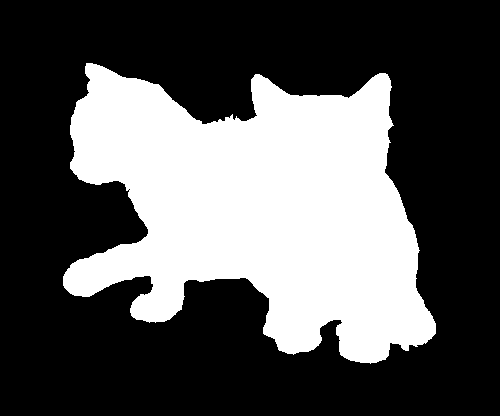
#> input picture data/gt/3.png, 500 x 416 px, found by its file name
$ python erob.py
#> lines starting #> are read from the running program, lines starting #| are printed output that depends on the picture; after the words box and inside, x2 and y2 are one past the last pixel; in counts of white or black regions, pixels touching at a corner belong together
import cv2
import numpy as np

# 读取黑白图像
image = cv2.imread('3.png', cv2.IMREAD_GRAYSCALE)
#> image: shape (416, 500); 33.9% white; 1 white region, box (x1, y1, x2, y2) and area: (63, 63, 436, 364) 70551

# 对图像进行阈值化，分割黑色和白色区域
_, thresholded = cv2.threshold(image, 127, 255, cv2.THRESH_BINARY)

# 对白色区域进行腐蚀操作，去除白色噪点
kernel = np.ones((5,5), np.uint8)
eroded = cv2.erode(thresholded, kernel, iterations=1)
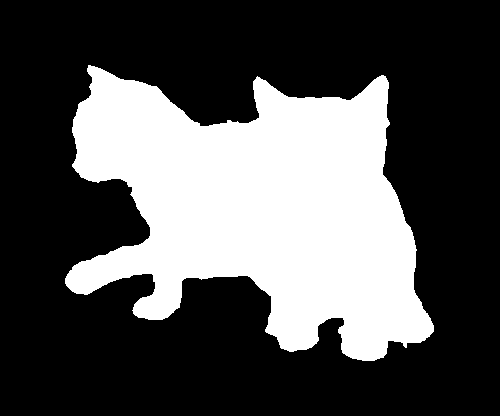
#> eroded: shape (416, 500); 31.9% white; 1 white region, box (x1, y1, x2, y2) and area: (65, 65, 434, 361) 66441

# 对黑色区域进行膨胀操作，填充黑色噪点
dilated = cv2.dilate(eroded, kernel, iterations=1)
#> dilated: shape (416, 500); 33.9% white; 1 white region, box (x1, y1, x2, y2) and area: (63, 63, 436, 363) 70481

# 将腐蚀和膨胀后的图像进行合并
result = cv2.bitwise_and(thresholded, dilated)

# 显示结果图像
cv2.imshow('Result', result)
cv2.waitKey(0)
cv2.destroyAllWindows()

$ run again, with data/gt/15.png copied over data/gt/3.png
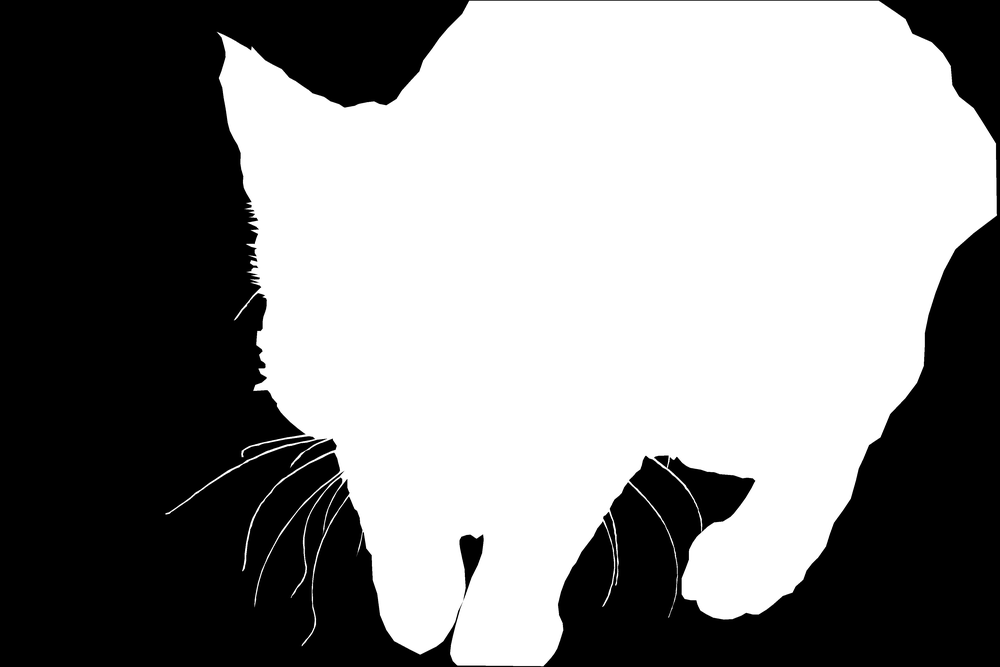
#> input picture data/gt/15.png, 1000 x 667 px, shrunk from 4272 x 2848 before the run, found by its file name
#> image is the input picture: shape (667, 1000); min 0, max 255, mean 138.4
#> thresholded: shape (667, 1000); 54.3% white; 3 black regions, box (x1, y1, x2, y2) and area: (0, 0, 1000, 667) 304150, (459, 535, 484, 598) 785, (654, 456, 669, 468) 99
#> `eroded = cv2.erode(thresholded, kernel, iterations=1)`:
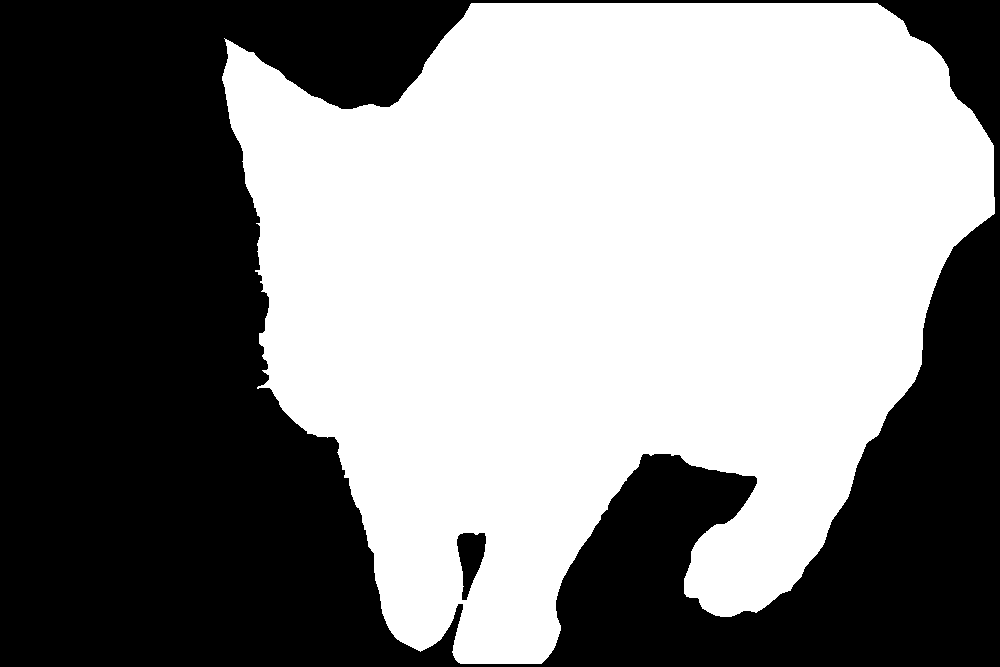
#> eroded: shape (667, 1000); 52.7% white; 2 black regions, box (x1, y1, x2, y2) and area: (0, 0, 1000, 667) 314043, (457, 533, 486, 600) 1174
#> `dilated = cv2.dilate(eroded, kernel, iterations=1)`:
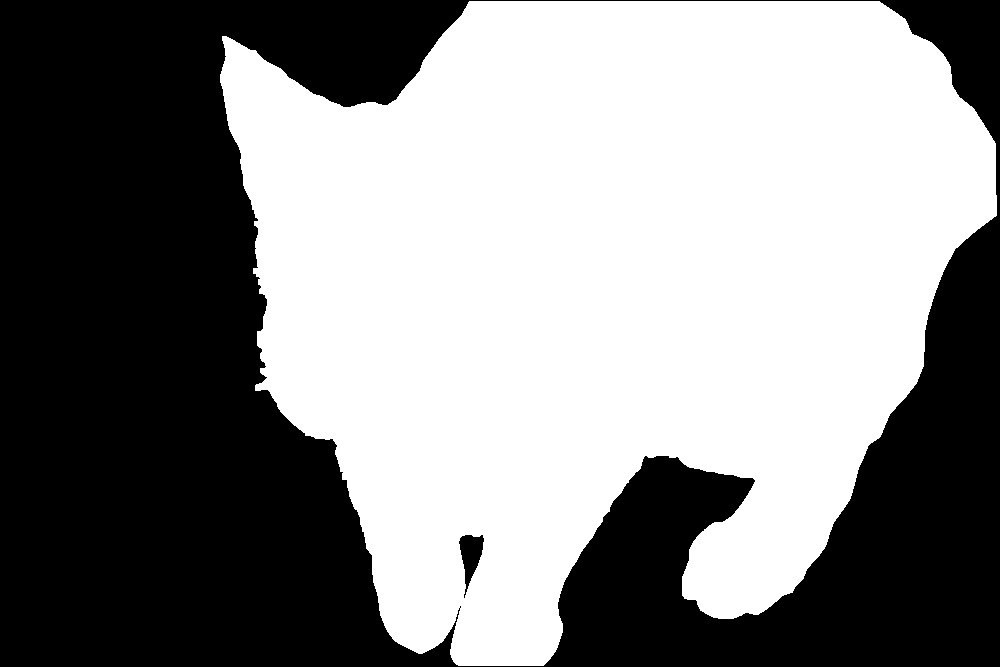
#> dilated: shape (667, 1000); 53.9% white; 2 black regions, box (x1, y1, x2, y2) and area: (0, 0, 1000, 667) 306547, (459, 535, 484, 598) 790

$ run again, with data/gt/16.png copied over data/gt/3.png
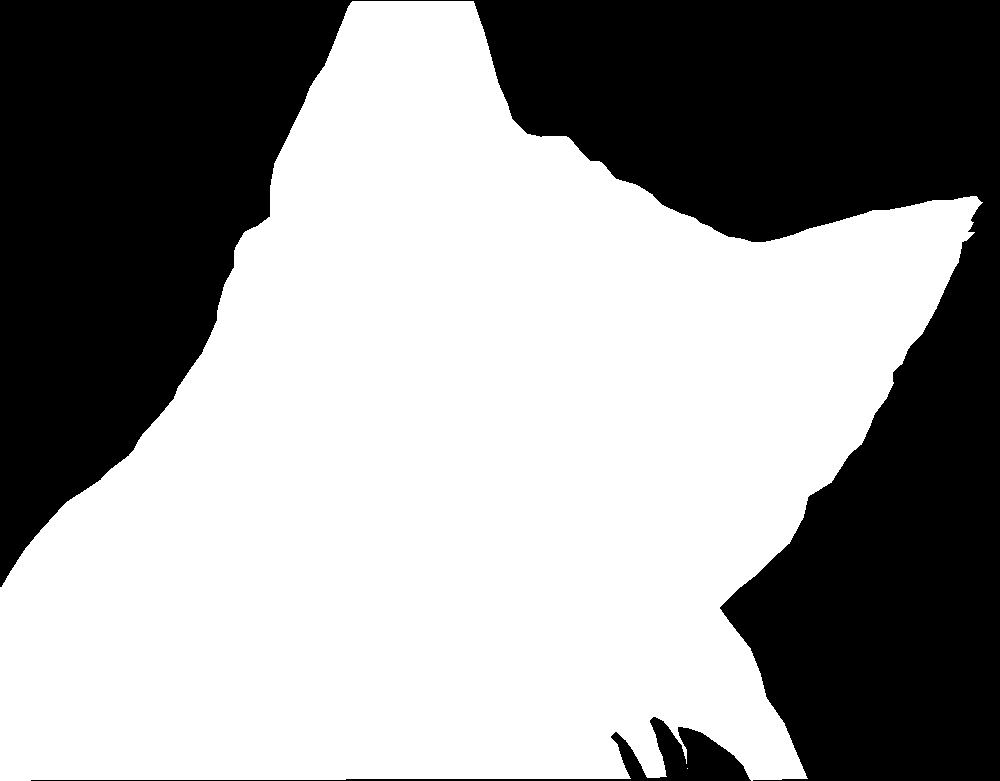
#> input picture data/gt/16.png, 1000 x 781 px, found by its file name
#> image: shape (781, 1000); 59.3% white; 2 black regions, box (x1, y1, x2, y2) and area: (0, 0, 1000, 781) 312823, (31, 717, 751, 781) 5168
#> `eroded = cv2.erode(thresholded, kernel, iterations=1)`:
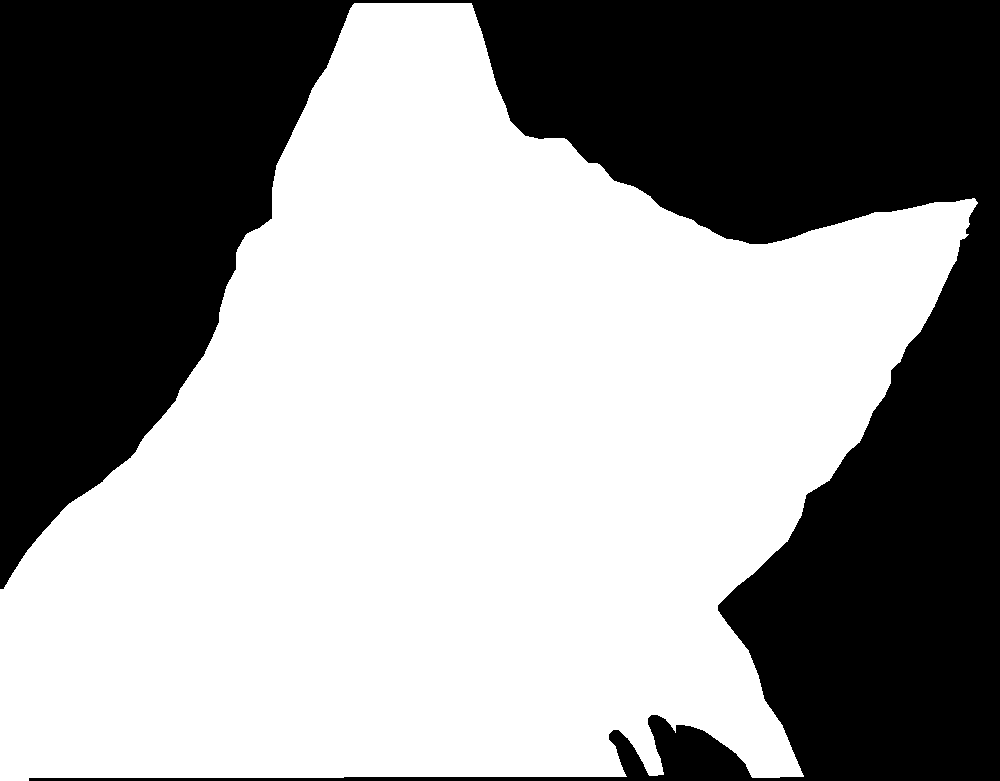
#> eroded: shape (781, 1000); 58.3% white; 1 black region, box (x1, y1, x2, y2) and area: (0, 0, 1000, 781) 325857
#> dilated: shape (781, 1000); 59.3% white; 1 black region, box (x1, y1, x2, y2) and area: (0, 0, 1000, 781) 318119

$ run again, with data/gt/9.png copied over data/gt/3.png
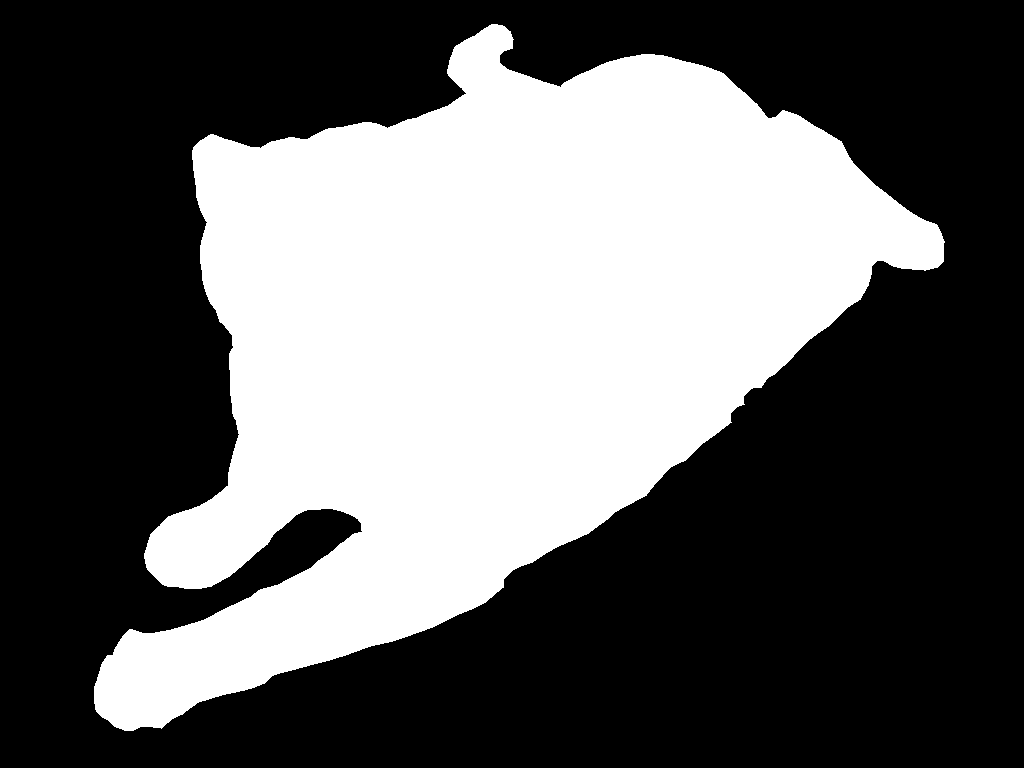
#> input picture data/gt/9.png, 1024 x 768 px, found by its file name
#> image: shape (768, 1024); 38.1% white; 1 white region, box (x1, y1, x2, y2) and area: (94, 24, 945, 731) 299925
#> `eroded = cv2.erode(thresholded, kernel, iterations=1)`:
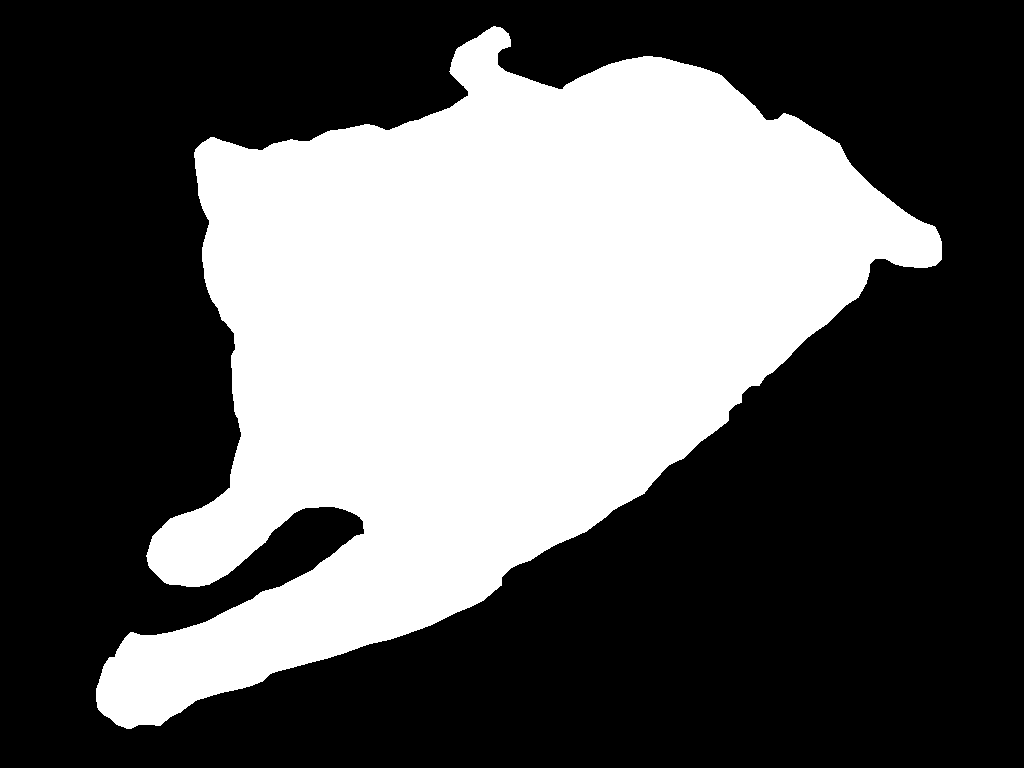
#> eroded: shape (768, 1024); 37.1% white; 1 white region, box (x1, y1, x2, y2) and area: (96, 26, 942, 729) 291846
#> dilated: shape (768, 1024); 38.1% white; 1 white region, box (x1, y1, x2, y2) and area: (94, 24, 944, 731) 299906
